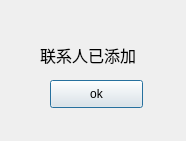
<?xml version="1.0" encoding="UTF-8"?>
<ui version="4.0">
 <class>Zsentboxalert</class>
 <widget class="QDialog" name="Zsentboxalert">
  <property name="geometry">
   <rect>
    <x>0</x>
    <y>0</y>
    <width>186</width>
    <height>141</height>
   </rect>
  </property>
  <property name="windowTitle">
   <string>Dialog</string>
  </property>
  <widget class="QPushButton" name="pushButton">
   <property name="geometry">
    <rect>
     <x>50</x>
     <y>80</y>
     <width>93</width>
     <height>28</height>
    </rect>
   </property>
   <property name="text">
    <string>ok</string>
   </property>
  </widget>
  <widget class="QLabel" name="label">
   <property name="geometry">
    <rect>
     <x>40</x>
     <y>40</y>
     <width>121</width>
     <height>31</height>
    </rect>
   </property>
   <property name="text">
    <string>&lt;html&gt;&lt;head/&gt;&lt;body&gt;&lt;p&gt;&lt;span style=&quot; font-size:12pt;&quot;&gt;联系人已添加&lt;/span&gt;&lt;/p&gt;&lt;/body&gt;&lt;/html&gt;</string>
   </property>
  </widget>
 </widget>
 <resources/>
 <connections/>
</ui>
